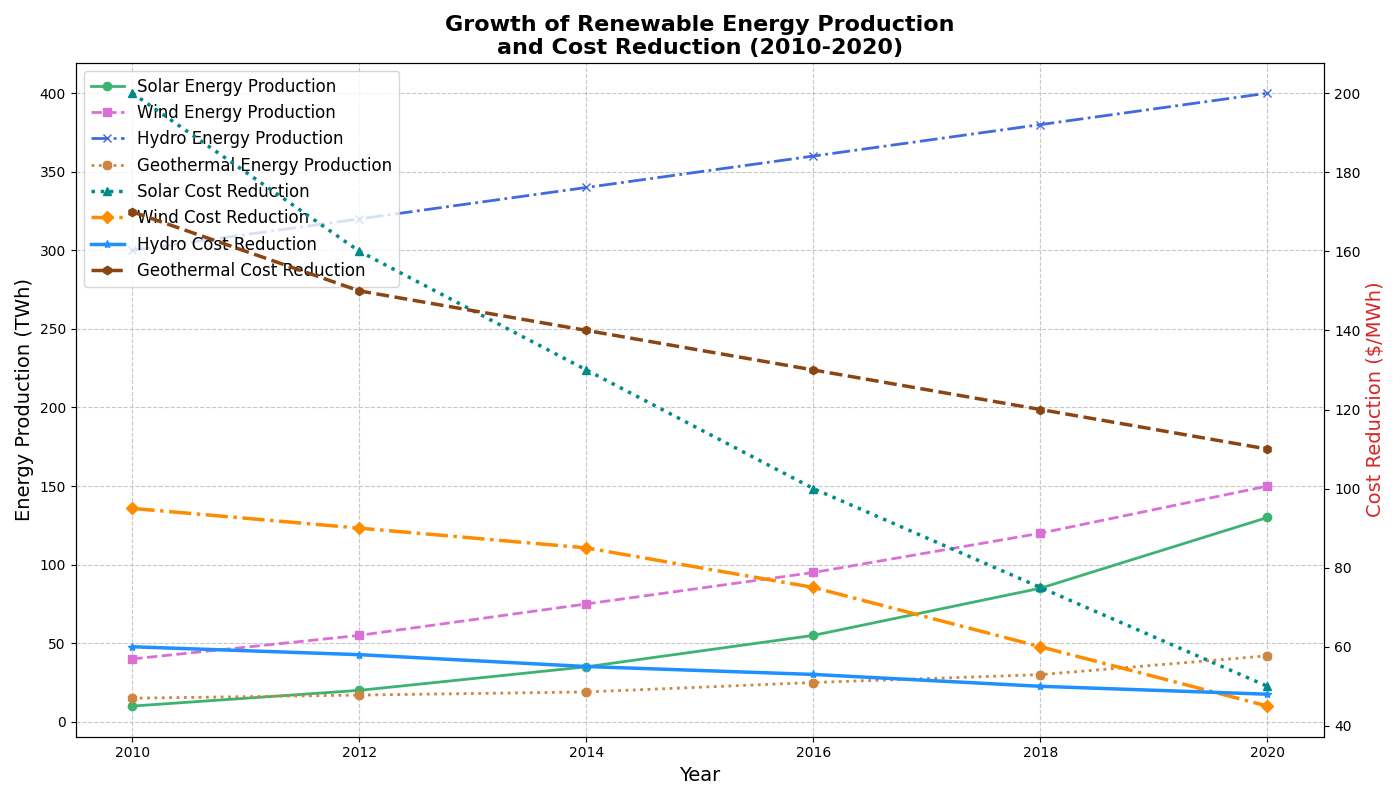

Generate this figure with Python:
import matplotlib.pyplot as plt
import numpy as np

years = np.array([2010, 2012, 2014, 2016, 2018, 2020])

solar_energy = np.array([10, 20, 35, 55, 85, 130])
wind_energy = np.array([40, 55, 75, 95, 120, 150])
hydro_energy = np.array([300, 320, 340, 360, 380, 400])  # New data for hydro energy
geothermal_energy = np.array([15, 17, 19, 25, 30, 42])   # New data for geothermal energy

solar_cost_reduction = np.array([200, 160, 130, 100, 75, 50])
wind_cost_reduction = np.array([95, 90, 85, 75, 60, 45])
hydro_cost_reduction = np.array([60, 58, 55, 53, 50, 48])  # New data for hydro cost reduction
geothermal_cost_reduction = np.array([170, 150, 140, 130, 120, 110])  # New data for geothermal cost reduction

fig, ax1 = plt.subplots(figsize=(14, 8))

ax1.plot(years, solar_energy, label='Solar Energy Production', color='mediumseagreen', marker='o', linestyle='-', linewidth=2)
ax1.plot(years, wind_energy, label='Wind Energy Production', color='orchid', marker='s', linestyle='--', linewidth=2)
ax1.plot(years, hydro_energy, label='Hydro Energy Production', color='royalblue', marker='x', linestyle='-.', linewidth=2)  # Plot for hydro energy
ax1.plot(years, geothermal_energy, label='Geothermal Energy Production', color='peru', marker='8', linestyle=':', linewidth=2)  # Plot for geothermal energy

ax1.set_title('Growth of Renewable Energy Production\nand Cost Reduction (2010-2020)', fontsize=16, fontweight='bold')

ax1.set_xlabel('Year', fontsize=14)
ax1.set_ylabel('Energy Production (TWh)', fontsize=14)

ax2 = ax1.twinx()
ax2.set_ylabel('Cost Reduction ($/MWh)', fontsize=14, color='tab:red')
ax2.plot(years, solar_cost_reduction, label='Solar Cost Reduction', color='darkcyan', marker='^', linestyle=':', linewidth=2.5)
ax2.plot(years, wind_cost_reduction, label='Wind Cost Reduction', color='darkorange', marker='D', linestyle='-.', linewidth=2.5)
ax2.plot(years, hydro_cost_reduction, label='Hydro Cost Reduction', color='dodgerblue', marker='*', linestyle='-', linewidth=2.5)  # Plot for hydro cost reduction
ax2.plot(years, geothermal_cost_reduction, label='Geothermal Cost Reduction', color='saddlebrown', marker='h', linestyle='--', linewidth=2.5)  # Plot for geothermal cost reduction

lines1, labels1 = ax1.get_legend_handles_labels()
lines2, labels2 = ax2.get_legend_handles_labels()
ax1.legend(lines1 + lines2, labels1 + labels2, loc='upper left', fontsize=12, frameon=True)

ax1.grid(True, linestyle='--', alpha=0.7)

plt.tight_layout()

plt.show()
